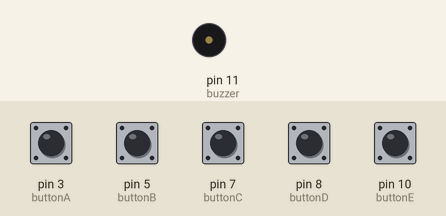
A sketch run on a simulated Arduino Uno, built with avr-gcc and run on an emulated ATmega328P. Parts: buzzer (waves = sounding). The test bench sets the inputs (shaded band); at power-on: pin 3 (buttonA), pin 5 (buttonB), pin 7 (buttonC), pin 8 (buttonD), pin 10 (buttonE) LOW.

Above: at 1.2 s.
1.3 s: pin 3 (buttonA) pulled HIGH for 0.15 s
At 1.37 s:
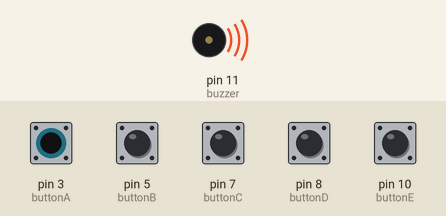
Timing chart, 0 to 4.3 s (numbered marks = the images above; inputs shaded):
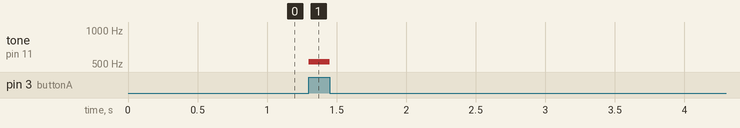

The sketch:

Mini_Keyboard.ino
```cpp
// Mini-keyboard

#include "pitches.h"

int buttonA = 3;
int buttonB = 5;
int buttonC = 7;
int buttonD = 8;
int buttonE = 10;

int buzzer = 11;

void setup()
{
  pinMode(buttonA, INPUT);
  pinMode(buttonB, INPUT);
  pinMode(buttonC, INPUT);
  pinMode(buttonD, INPUT);
  pinMode(buttonE, INPUT);

  pinMode(buzzer, OUTPUT);
}

void loop() {
  while(digitalRead(buttonA) == HIGH) {
    tone(buzzer, NOTE_C5);
  }

  while(digitalRead(buttonB) == HIGH) {
    tone(buzzer, NOTE_D5);
  }

  while(digitalRead(buttonC) == HIGH) {
    tone(buzzer, NOTE_E5);
  }

  while(digitalRead(buttonD) == HIGH) {
    tone(buzzer, NOTE_F5);
  }

  while(digitalRead(buttonE) == HIGH) {
    tone(buzzer, NOTE_G5);
  }

  noTone(buzzer);
}
```

Measured:
- after the input at 1.3 s, tone on pin 11 (buzzer): silent → 523 Hz at once, → silent 0.15 s later
